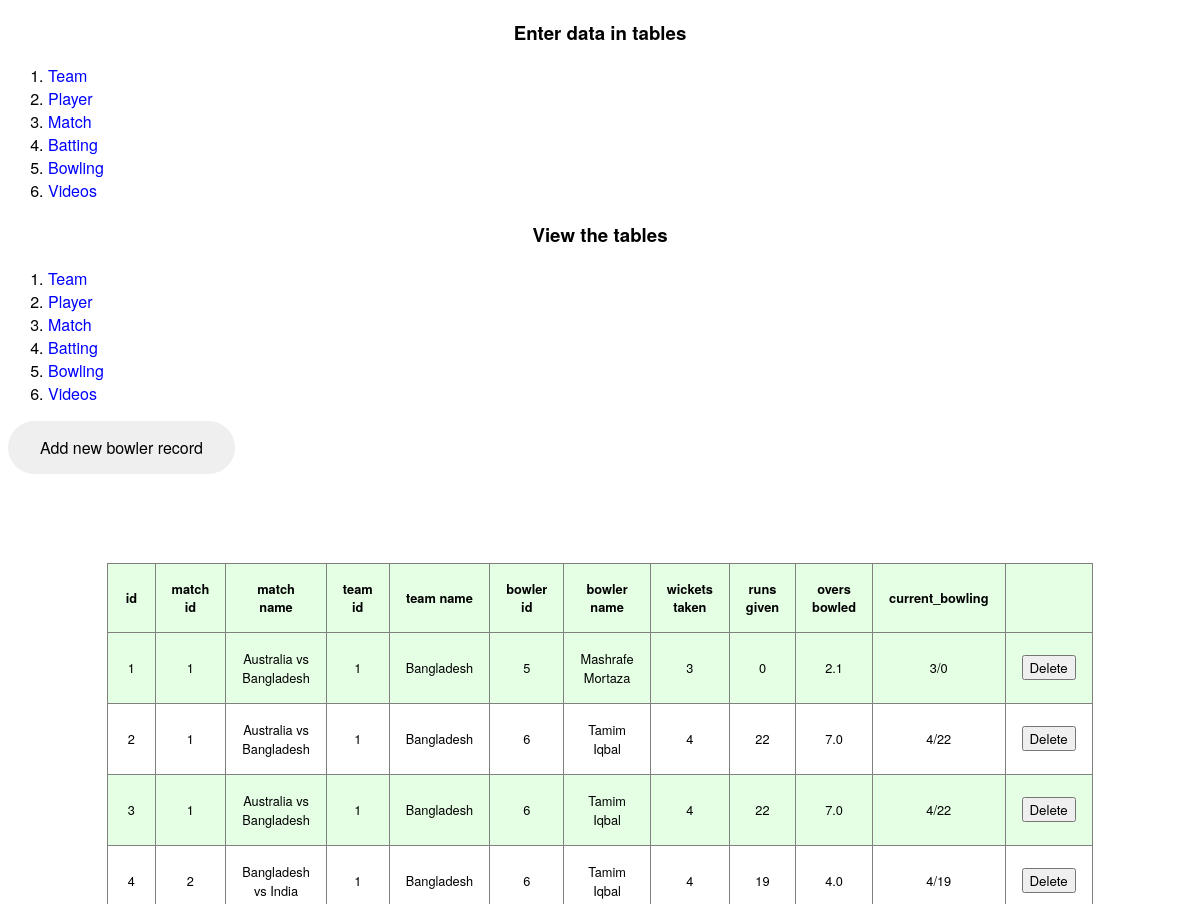
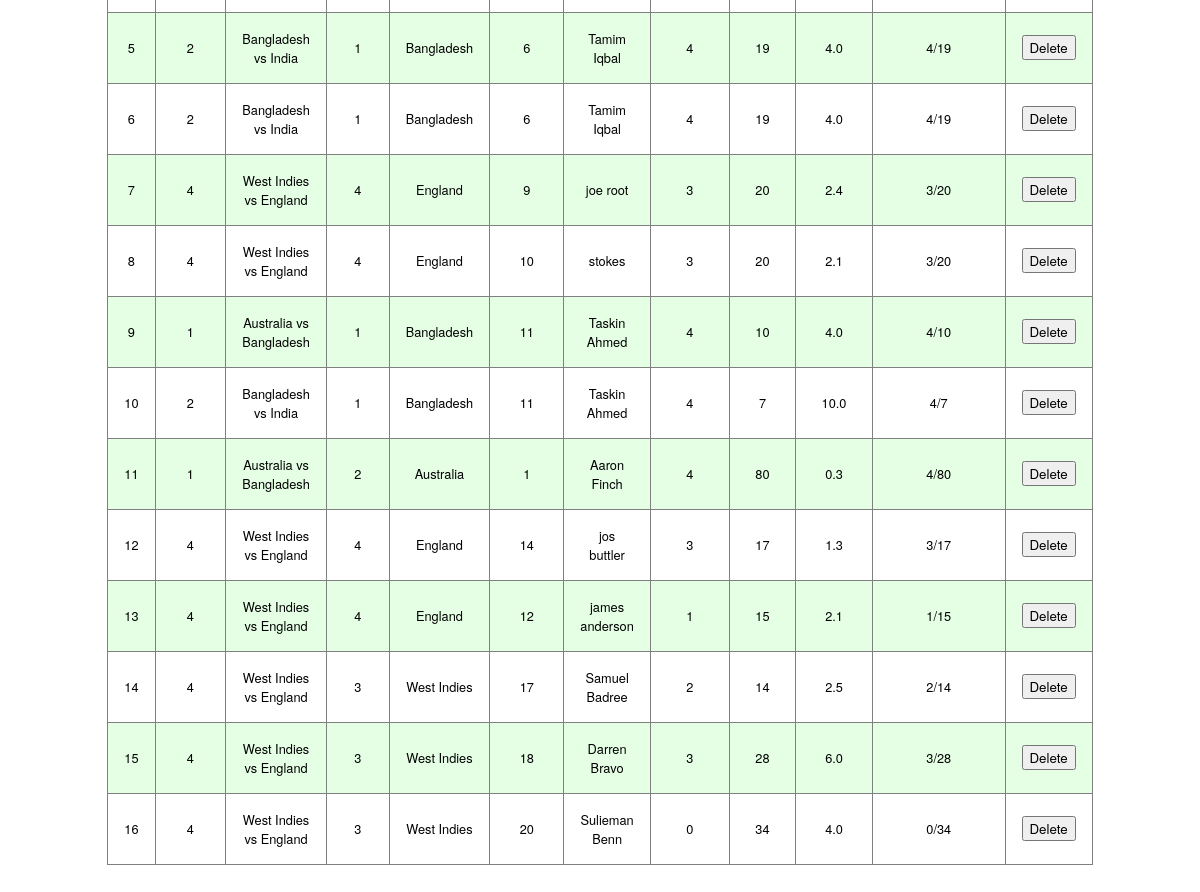
Screenshot of /view_bowlingScore_table.php with the database file from the repository (2 pictures, top to bottom).
### tables this page shows
CREATE TABLE IF NOT EXISTS `bowlingscore` (
  `id` int(25) unsigned NOT NULL,
  `match_id` int(25) unsigned NOT NULL,
  `team_id` int(25) unsigned NOT NULL,
  `bowler_id` int(25) unsigned DEFAULT NULL,
  `wickets_taken` int(25) unsigned NOT NULL,
  `runs_given` int(25) unsigned NOT NULL,
  `overs_bowled` decimal(3,1) NOT NULL,
  `current_bowling` varchar(50) DEFAULT NULL
);

CREATE TABLE IF NOT EXISTS `matchlist` (
  `id` int(25) unsigned NOT NULL,
  `team1_id` int(25) unsigned NOT NULL,
  `team2_id` int(25) unsigned NOT NULL,
  `tournament_name` varchar(100) NOT NULL,
  `date_of_match` date NOT NULL,
  `match_name` varchar(50) DEFAULT NULL,
  `venue` varchar(25) DEFAULT NULL,
  `toss_result` varchar(50) DEFAULT NULL,
  `team1_score` varchar(50) DEFAULT NULL,
  `team2_score` varchar(50) DEFAULT NULL,
  `team1_extra` int(25) unsigned DEFAULT NULL,
  `team2_extra` int(25) unsigned DEFAULT NULL,
  `result` varchar(50) DEFAULT NULL,
  `id_player_of_the_match` int(25) unsigned DEFAULT NULL
);

CREATE TABLE IF NOT EXISTS `team` (
  `id` int(25) unsigned NOT NULL,
  `team_name` varchar(100) NOT NULL
);

CREATE TABLE IF NOT EXISTS `player` (
  `id` int(25) unsigned NOT NULL,
  `player_name` varchar(100) NOT NULL,
  `team_id` int(25) unsigned NOT NULL,
  `category` varchar(1000) NOT NULL,
  `matches_played` int(25) DEFAULT NULL,
  `best_bowling` varchar(25) DEFAULT NULL,
  `total_wickets` int(25) DEFAULT NULL,
  `total_balls` int(25) DEFAULT NULL,
  `total_runs_given` int(25) DEFAULT NULL,
  `bowling_strike_rate` double(10,3) DEFAULT NULL,
  `bowling_avg` double(10,3) DEFAULT NULL,
  `bowling_economy` double(10,3) DEFAULT NULL,
  `best_batting` int(25) DEFAULT NULL,
  `innings_played` int(25) DEFAULT NULL,
  `not_outs` int(25) DEFAULT NULL,
  `total_runs` int(25) DEFAULT NULL,
  `batting_strike_rate` double(10,3) DEFAULT NULL,
  `sr_sum` double(10,3) DEFAULT NULL,
  `batting_avg` double(10,3) DEFAULT NULL,
  `hundreds` int(25) DEFAULT NULL,
  `fifties` int(25) DEFAULT NULL,
  `zeroes` int(25) DEFAULT NULL
);

### view_bowlingScore_table.php (the view, shortened to what this page needs)
<?php include "db_connection.php";
include "data_entry.php";
?>
<!DOCTYPE html>
<html>
<head>
	<link href="watchlist.css" rel="stylesheet" />
</head>
<body>
<a href="data_entry_bowlingscore_table.php"><button>Add new bowler record</button></a>
<h1>Table Bowling score for admin</h1>
<table border="1">
<thead>
	<tr>
	<th>id</th>
	<th>match id</th>
	<th>match name</th>
	<th>team id</th>
	<th>team name</th>
	<th>bowler id</th>
	<th>bowler name</th>
	<th>wickets taken</th>
	<th>runs given</th>
	<th>overs bowled</th>
	<th>current_bowling</th>
	<th></th>
	</tr>
</thead>
<tbody>
	<?php
            $sql = "SELECT *
                    FROM bowlingscore";
            $result = mysql_query($sql);
                while($row = mysql_fetch_assoc($result)) {
					$match_name_query=mysql_query("SELECT * FROM matchlist WHERE id='".$row['match_id']."'");
					$match_name_row=mysql_fetch_assoc($match_name_query);
					$match_name=$match_name_row['match_name'];
					$team_name_query=mysql_query("SELECT * FROM team WHERE id='".$row['team_id']."'");
					$team_name_row=mysql_fetch_assoc($team_name_query);
					$team_name=$team_name_row['team_name'];
					$bowler_name_query=mysql_query("SELECT * FROM player WHERE id='".$row['bowler_id']."'");
					$bowler_name_row=mysql_fetch_assoc($bowler_name_query);
					$bowler_name=$bowler_name_row['player_name'];
                    echo '<tr>';
                    echo '<td>'.$row["id"].'</td>';
                    echo '<td>'.$row["match_id"].'</td>';
					echo '<td>'.$match_name.'</td>';
					echo '<td>'.$row["team_id"].'</td>';
					echo '<td>'.$team_name.'</td>';
					echo '<td>'.$row["bowler_id"].'</td>';
					echo '<td>'.$bowler_name.'</td>';
					echo '<td>'.$row["wickets_taken"].'</td>';
					echo '<td>'.$row["runs_given"].'</td>';
					echo '<td>'.$row["overs_bowled"].'</td>';
					echo '<td>'.$row["current_bowling"].'</td>';
                    echo '<form method="post" action="view_bowlingScore_table.php">';
                    echo '<td>
                          <input type="submit" name="delete" value="Delete"/>
                          </td>';
                    echo '</form>';
                    echo '</tr>';
                }
        ?>
</tbody>
</table>
</body>
</html>

### watchlist.css (style rules this page uses)
* { font-family: Helvetica Neue, Arial, sans-serif; }
h1, table { text-align: center; }
table { background-color:white; border-collapse: collapse; width: 70%; margin: 0 auto 5rem; }
th, td { padding: 1.0rem; font-size: .8rem; }
tr { background: hsla(120, 100%, 50%,0.1); }
tr, td { transition: .4s ease-in; }
tr:first-child { background: hsla(0, 0%, 0%, 0.); }
tr:nth-child(even) { background: white; }
button { border: none; color: black; padding: 15px 32px; position:center; text-align: center; text-decoration: none; font-size: 16px; border-radius:12em; }
a:link { color: blue; background-color: transparent; text-decoration: none; text-align: center; position: center; }
h1 { color:white; }

### rows the page displays
bowlingscore: id "1", match "1", match.match_name "Australia vs Bangladesh", team "1", team.team_name "Bangladesh", bowler "5", bowler.player_name "Mashrafe Mortaza", wickets_taken "3", runs_given "0", overs_bowled "2.1", current_bowling "3/0"
bowlingscore: id "2", match "1", match.match_name "Australia vs Bangladesh", team "1", team.team_name "Bangladesh", bowler "6", bowler.player_name "Tamim Iqbal", wickets_taken "4", runs_given "22", overs_bowled "7.0", current_bowling "4/22"
bowlingscore: id "3", match "1", match.match_name "Australia vs Bangladesh", team "1", team.team_name "Bangladesh", bowler "6", bowler.player_name "Tamim Iqbal", wickets_taken "4", runs_given "22", overs_bowled "7.0", current_bowling "4/22"
bowlingscore: id "4", match "2", match.match_name "Bangladesh vs India", team "1", team.team_name "Bangladesh", bowler "6", bowler.player_name "Tamim Iqbal", wickets_taken "4", runs_given "19", overs_bowled "4.0", current_bowling "4/19"
bowlingscore: id "5", match "2", match.match_name "Bangladesh vs India", team "1", team.team_name "Bangladesh", bowler "6", bowler.player_name "Tamim Iqbal", wickets_taken "4", runs_given "19", overs_bowled "4.0", current_bowling "4/19"
bowlingscore: id "6", match "2", match.match_name "Bangladesh vs India", team "1", team.team_name "Bangladesh", bowler "6", bowler.player_name "Tamim Iqbal", wickets_taken "4", runs_given "19", overs_bowled "4.0", current_bowling "4/19"
bowlingscore: id "7", match "4", match.match_name "West Indies vs England", team "4", team.team_name "England", bowler "9", bowler.player_name "joe root", wickets_taken "3", runs_given "20", overs_bowled "2.4", current_bowling "3/20"
bowlingscore: id "8", match "4", match.match_name "West Indies vs England", team "4", team.team_name "England", bowler "10", bowler.player_name "stokes", wickets_taken "3", runs_given "20", overs_bowled "2.1", current_bowling "3/20"
bowlingscore: id "9", match "1", match.match_name "Australia vs Bangladesh", team "1", team.team_name "Bangladesh", bowler "11", bowler.player_name "Taskin Ahmed", wickets_taken "4", runs_given "10", overs_bowled "4.0", current_bowling "4/10"
bowlingscore: id "10", match "2", match.match_name "Bangladesh vs India", team "1", team.team_name "Bangladesh", bowler "11", bowler.player_name "Taskin Ahmed", wickets_taken "4", runs_given "7", overs_bowled "10.0", current_bowling "4/7"
bowlingscore: id "11", match "1", match.match_name "Australia vs Bangladesh", team "2", team.team_name "Australia", bowler "1", bowler.player_name "Aaron Finch", wickets_taken "4", runs_given "80", overs_bowled "0.3", current_bowling "4/80"
bowlingscore: id "12", match "4", match.match_name "West Indies vs England", team "4", team.team_name "England", bowler "14", bowler.player_name "jos buttler", wickets_taken "3", runs_given "17", overs_bowled "1.3", current_bowling "3/17"
bowlingscore: id "13", match "4", match.match_name "West Indies vs England", team "4", team.team_name "England", bowler "12", bowler.player_name "james anderson", wickets_taken "1", runs_given "15", overs_bowled "2.1", current_bowling "1/15"
bowlingscore: id "14", match "4", match.match_name "West Indies vs England", team "3", team.team_name "West Indies", bowler "17", bowler.player_name "Samuel Badree", wickets_taken "2", runs_given "14", overs_bowled "2.5", current_bowling "2/14"
bowlingscore: id "15", match "4", match.match_name "West Indies vs England", team "3", team.team_name "West Indies", bowler "18", bowler.player_name "Darren Bravo", wickets_taken "3", runs_given "28", overs_bowled "6.0", current_bowling "3/28"
bowlingscore: id "16", match "4", match.match_name "West Indies vs England", team "3", team.team_name "West Indies", bowler "20", bowler.player_name "Sulieman Benn", wickets_taken "0", runs_given "34", overs_bowled "4.0", current_bowling "0/34"
